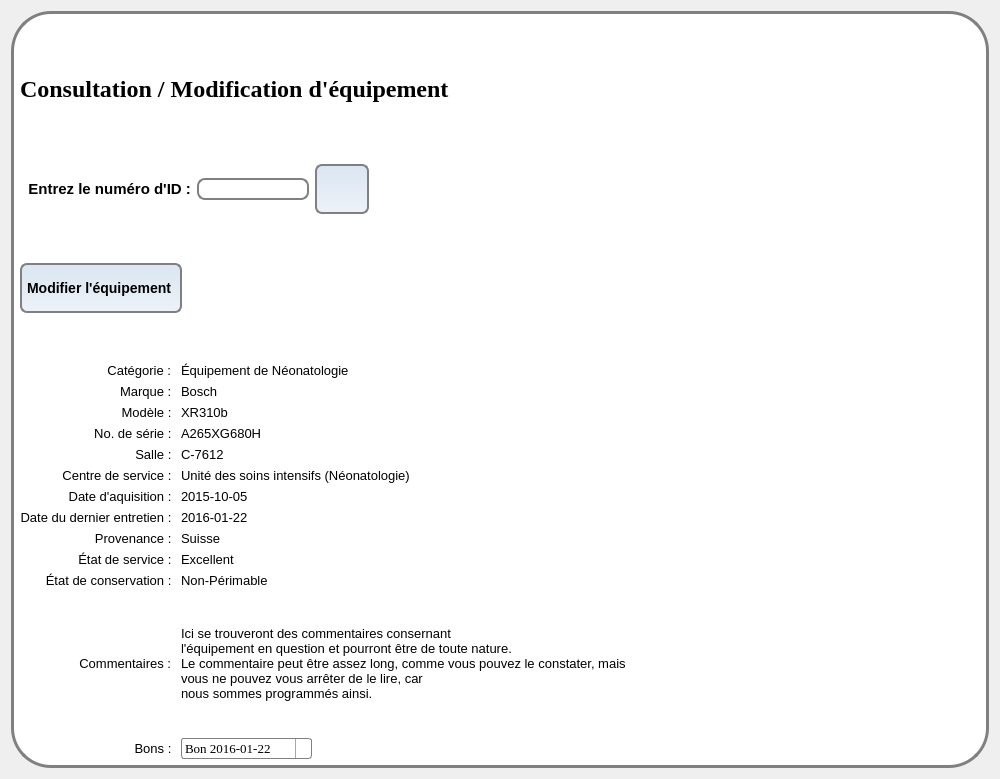
<?xml version="1.0" encoding="UTF-8"?>
<ui version="4.0">
 <class>BackgroundFrame</class>
 <widget class="QWidget" name="BackgroundFrame">
  <property name="geometry">
   <rect>
    <x>0</x>
    <y>0</y>
    <width>1000</width>
    <height>779</height>
   </rect>
  </property>
  <property name="windowTitle">
   <string>Form</string>
  </property>
  <property name="styleSheet">
   <string notr="true"/>
  </property>
  <layout class="QGridLayout" name="gridLayout">
   <item row="0" column="0">
    <widget class="QWidget" name="MainFrame" native="true">
     <property name="styleSheet">
      <string notr="true">#ConsultationEquip {
background: gray;
}

#MainFrame {
border: 3px solid gray;
border-radius: 40px;
background: white;
}
QLineEdit {
padding: 1px;
border-style: solid;
border: 2px solid gray;
border-radius: 8px;
min-width: 50px
}

QPushButton {
color: black;
background-color: qlineargradient(x1: 0, y1: 1, x2: 0, y2: 0, stop: 0 #edf2f8, stop: 1 #dae6f1);
border-width: 2px;
border-color: grey;
border-style: solid;
border-radius: 7px;
padding: 3px;
font: bold 14px;
padding-left: 5px;
padding-right: 5px;
min-width: 40px;
max-width:220px;
min-height: 40px;
max-height: 40px;
}

QPushButton:hover {
background-color: qlineargradient(x1: 0, y1: 1, x2: 0, y2: 0, stop: 0 #edf2f8, stop: 1 #c8d9ea);
}

QPushButton:pressed {
background-color: rgb(193, 213, 243);
}


QComboBox {
    border: 1px solid gray;
    border-radius: 3px;
    padding: 1px 18px 1px 3px;
    min-width: 8em;
}

QComboBox:editable {
    background: white;
}

QComboBox:!editable, QComboBox::drop-down:editable {
     background: qlineargradient(x1: 0, y1: 0, x2: 0, y2: 1,
                                 stop: 0 #E1E1E1, stop: 0.4 #DDDDDD,
                                 stop: 0.5 #D8D8D8, stop: 1.0 #D3D3D3);
}

/* QComboBox gets the &quot;on&quot; state when the popup is open */
QComboBox:!editable:on, QComboBox::drop-down:editable:on {
    background: qlineargradient(x1: 0, y1: 0, x2: 0, y2: 1,
                                stop: 0 #D3D3D3, stop: 0.4 #D8D8D8,
                                stop: 0.5 #DDDDDD, stop: 1.0 #E1E1E1);
}

QComboBox:on { /* shift the text when the popup opens */
    padding-top: 3px;
    padding-left: 4px;
}

QComboBox::drop-down {
    subcontrol-origin: padding;
    subcontrol-position: top right;
    width: 15px;

    border-left-width: 1px;
    border-left-color: darkgray;
    border-left-style: solid; /* just a single line */
    border-top-right-radius: 3px; /* same radius as the QComboBox */
    border-bottom-right-radius: 3px;
}

QComboBox::down-arrow {
    image: url(/usr/share/icons/crystalsvg/16x16/actions/1downarrow.png);
}

QComboBox::down-arrow:on { /* shift the arrow when popup is open */
    top: 1px;
    left: 1px;
}</string>
     </property>
     <layout class="QGridLayout" name="gridLayout_2">
      <item row="0" column="0" colspan="3">
       <layout class="QHBoxLayout" name="horizontalLayout">
        <item>
         <widget class="QLabel" name="titre">
          <property name="font">
           <font>
            <family>Times New Roman</family>
            <pointsize>18</pointsize>
            <weight>75</weight>
            <italic>false</italic>
            <bold>true</bold>
            <underline>false</underline>
           </font>
          </property>
          <property name="text">
           <string>Consultation / Modification d'équipement</string>
          </property>
         </widget>
        </item>
        <item>
         <widget class="QLabel" name="label">
          <property name="text">
           <string/>
          </property>
          <property name="pixmap">
           <pixmap>book.png</pixmap>
          </property>
          <property name="scaledContents">
           <bool>false</bool>
          </property>
         </widget>
        </item>
       </layout>
      </item>
      <item row="0" column="3">
       <layout class="QHBoxLayout" name="horizontalLayout_9">
        <item>
         <spacer name="horizontalSpacer_3">
          <property name="orientation">
           <enum>Qt::Horizontal</enum>
          </property>
          <property name="sizeHint" stdset="0">
           <size>
            <width>40</width>
            <height>20</height>
           </size>
          </property>
         </spacer>
        </item>
       </layout>
      </item>
      <item row="1" column="0" colspan="2">
       <layout class="QHBoxLayout" name="horizontalLayout_3">
        <item>
         <widget class="QLabel" name="label_6">
          <property name="font">
           <font>
            <pointsize>11</pointsize>
            <weight>75</weight>
            <bold>true</bold>
           </font>
          </property>
          <property name="text">
           <string>  Entrez le numéro d'ID :</string>
          </property>
          <property name="alignment">
           <set>Qt::AlignCenter</set>
          </property>
         </widget>
        </item>
        <item>
         <widget class="QLineEdit" name="lineEdit"/>
        </item>
       </layout>
      </item>
      <item row="1" column="2">
       <layout class="QHBoxLayout" name="horizontalLayout_2">
        <item>
         <layout class="QVBoxLayout" name="verticalLayout_3">
          <item>
           <widget class="QPushButton" name="afficherEquipementButton">
            <property name="font">
             <font>
              <pointsize>-1</pointsize>
              <weight>75</weight>
              <italic>false</italic>
              <bold>true</bold>
             </font>
            </property>
            <property name="text">
             <string/>
            </property>
            <property name="icon">
             <iconset>
              <normaloff>refresh3.png</normaloff>refresh3.png</iconset>
            </property>
            <property name="iconSize">
             <size>
              <width>36</width>
              <height>36</height>
             </size>
            </property>
           </widget>
          </item>
         </layout>
        </item>
        <item>
         <spacer name="horizontalSpacer_8">
          <property name="orientation">
           <enum>Qt::Horizontal</enum>
          </property>
          <property name="sizeHint" stdset="0">
           <size>
            <width>40</width>
            <height>20</height>
           </size>
          </property>
         </spacer>
        </item>
       </layout>
      </item>
      <item row="2" column="0" colspan="2">
       <layout class="QHBoxLayout" name="horizontalLayout_4">
        <item>
         <widget class="QPushButton" name="ajouterUnEquipementNutton">
          <property name="font">
           <font>
            <pointsize>-1</pointsize>
            <weight>75</weight>
            <italic>false</italic>
            <bold>true</bold>
           </font>
          </property>
          <property name="text">
           <string>Modifier l'équipement </string>
          </property>
          <property name="icon">
           <iconset>
            <normaloff>edit.png</normaloff>edit.png</iconset>
          </property>
          <property name="iconSize">
           <size>
            <width>42</width>
            <height>42</height>
           </size>
          </property>
         </widget>
        </item>
        <item>
         <spacer name="horizontalSpacer_5">
          <property name="orientation">
           <enum>Qt::Horizontal</enum>
          </property>
          <property name="sizeHint" stdset="0">
           <size>
            <width>40</width>
            <height>20</height>
           </size>
          </property>
         </spacer>
        </item>
        <item>
         <widget class="QFrame" name="frame">
          <property name="frameShape">
           <enum>QFrame::StyledPanel</enum>
          </property>
          <property name="frameShadow">
           <enum>QFrame::Raised</enum>
          </property>
         </widget>
        </item>
       </layout>
      </item>
      <item row="3" column="0">
       <layout class="QVBoxLayout" name="verticalLayout">
        <item alignment="Qt::AlignRight">
         <widget class="QLabel" name="label_5">
          <property name="font">
           <font>
            <pointsize>10</pointsize>
           </font>
          </property>
          <property name="text">
           <string>Catégorie : </string>
          </property>
          <property name="alignment">
           <set>Qt::AlignCenter</set>
          </property>
         </widget>
        </item>
        <item alignment="Qt::AlignRight">
         <widget class="QLabel" name="label_28">
          <property name="font">
           <font>
            <pointsize>10</pointsize>
           </font>
          </property>
          <property name="text">
           <string>Marque : </string>
          </property>
          <property name="alignment">
           <set>Qt::AlignCenter</set>
          </property>
         </widget>
        </item>
        <item>
         <widget class="QLabel" name="label_32">
          <property name="font">
           <font>
            <pointsize>10</pointsize>
           </font>
          </property>
          <property name="text">
           <string>Modèle : </string>
          </property>
          <property name="alignment">
           <set>Qt::AlignRight|Qt::AlignTrailing|Qt::AlignVCenter</set>
          </property>
         </widget>
        </item>
        <item>
         <widget class="QLabel" name="label_30">
          <property name="font">
           <font>
            <pointsize>10</pointsize>
           </font>
          </property>
          <property name="text">
           <string>No. de série : </string>
          </property>
          <property name="alignment">
           <set>Qt::AlignRight|Qt::AlignTrailing|Qt::AlignVCenter</set>
          </property>
         </widget>
        </item>
        <item>
         <widget class="QLabel" name="label_31">
          <property name="font">
           <font>
            <pointsize>10</pointsize>
           </font>
          </property>
          <property name="text">
           <string>Salle : </string>
          </property>
          <property name="alignment">
           <set>Qt::AlignRight|Qt::AlignTrailing|Qt::AlignVCenter</set>
          </property>
         </widget>
        </item>
        <item>
         <widget class="QLabel" name="label_33">
          <property name="font">
           <font>
            <pointsize>10</pointsize>
           </font>
          </property>
          <property name="text">
           <string>Centre de service : </string>
          </property>
          <property name="alignment">
           <set>Qt::AlignRight|Qt::AlignTrailing|Qt::AlignVCenter</set>
          </property>
         </widget>
        </item>
        <item>
         <widget class="QLabel" name="label_29">
          <property name="font">
           <font>
            <pointsize>10</pointsize>
           </font>
          </property>
          <property name="text">
           <string>Date d'aquisition : </string>
          </property>
          <property name="alignment">
           <set>Qt::AlignRight|Qt::AlignTrailing|Qt::AlignVCenter</set>
          </property>
         </widget>
        </item>
        <item>
         <widget class="QLabel" name="label_27">
          <property name="font">
           <font>
            <pointsize>10</pointsize>
           </font>
          </property>
          <property name="text">
           <string>Date du dernier entretien : </string>
          </property>
          <property name="alignment">
           <set>Qt::AlignRight|Qt::AlignTrailing|Qt::AlignVCenter</set>
          </property>
         </widget>
        </item>
        <item>
         <widget class="QLabel" name="label_26">
          <property name="font">
           <font>
            <pointsize>10</pointsize>
           </font>
          </property>
          <property name="text">
           <string>Provenance : </string>
          </property>
          <property name="alignment">
           <set>Qt::AlignRight|Qt::AlignTrailing|Qt::AlignVCenter</set>
          </property>
         </widget>
        </item>
        <item>
         <widget class="QLabel" name="label_14">
          <property name="font">
           <font>
            <pointsize>10</pointsize>
           </font>
          </property>
          <property name="text">
           <string>État de service : </string>
          </property>
          <property name="alignment">
           <set>Qt::AlignRight|Qt::AlignTrailing|Qt::AlignVCenter</set>
          </property>
         </widget>
        </item>
        <item>
         <widget class="QLabel" name="label_17">
          <property name="font">
           <font>
            <pointsize>10</pointsize>
           </font>
          </property>
          <property name="text">
           <string>État de conservation : </string>
          </property>
          <property name="alignment">
           <set>Qt::AlignRight|Qt::AlignTrailing|Qt::AlignVCenter</set>
          </property>
         </widget>
        </item>
       </layout>
      </item>
      <item row="3" column="1" colspan="2">
       <layout class="QVBoxLayout" name="verticalLayout_2">
        <item>
         <widget class="QLabel" name="label_7">
          <property name="font">
           <font>
            <pointsize>10</pointsize>
           </font>
          </property>
          <property name="text">
           <string>Équipement de Néonatologie</string>
          </property>
          <property name="alignment">
           <set>Qt::AlignLeading|Qt::AlignLeft|Qt::AlignVCenter</set>
          </property>
         </widget>
        </item>
        <item>
         <widget class="QLabel" name="label_35">
          <property name="font">
           <font>
            <pointsize>10</pointsize>
           </font>
          </property>
          <property name="text">
           <string>Bosch</string>
          </property>
          <property name="alignment">
           <set>Qt::AlignLeading|Qt::AlignLeft|Qt::AlignVCenter</set>
          </property>
         </widget>
        </item>
        <item>
         <widget class="QLabel" name="label_36">
          <property name="font">
           <font>
            <pointsize>10</pointsize>
           </font>
          </property>
          <property name="text">
           <string>XR310b</string>
          </property>
          <property name="alignment">
           <set>Qt::AlignLeading|Qt::AlignLeft|Qt::AlignVCenter</set>
          </property>
         </widget>
        </item>
        <item>
         <widget class="QLabel" name="label_37">
          <property name="font">
           <font>
            <pointsize>10</pointsize>
           </font>
          </property>
          <property name="text">
           <string>A265XG680H</string>
          </property>
          <property name="alignment">
           <set>Qt::AlignLeading|Qt::AlignLeft|Qt::AlignVCenter</set>
          </property>
         </widget>
        </item>
        <item>
         <widget class="QLabel" name="label_38">
          <property name="font">
           <font>
            <pointsize>10</pointsize>
           </font>
          </property>
          <property name="text">
           <string>C-7612</string>
          </property>
          <property name="alignment">
           <set>Qt::AlignLeading|Qt::AlignLeft|Qt::AlignVCenter</set>
          </property>
         </widget>
        </item>
        <item>
         <widget class="QLabel" name="label_39">
          <property name="font">
           <font>
            <pointsize>10</pointsize>
           </font>
          </property>
          <property name="text">
           <string>Unité des soins intensifs (Néonatologie)</string>
          </property>
          <property name="alignment">
           <set>Qt::AlignLeading|Qt::AlignLeft|Qt::AlignVCenter</set>
          </property>
         </widget>
        </item>
        <item>
         <widget class="QLabel" name="label_40">
          <property name="font">
           <font>
            <pointsize>10</pointsize>
           </font>
          </property>
          <property name="text">
           <string>2015-10-05</string>
          </property>
          <property name="alignment">
           <set>Qt::AlignLeading|Qt::AlignLeft|Qt::AlignVCenter</set>
          </property>
         </widget>
        </item>
        <item>
         <widget class="QLabel" name="label_41">
          <property name="font">
           <font>
            <pointsize>10</pointsize>
           </font>
          </property>
          <property name="text">
           <string>2016-01-22</string>
          </property>
          <property name="alignment">
           <set>Qt::AlignLeading|Qt::AlignLeft|Qt::AlignVCenter</set>
          </property>
         </widget>
        </item>
        <item>
         <widget class="QLabel" name="label_42">
          <property name="font">
           <font>
            <pointsize>10</pointsize>
           </font>
          </property>
          <property name="text">
           <string>Suisse</string>
          </property>
          <property name="alignment">
           <set>Qt::AlignLeading|Qt::AlignLeft|Qt::AlignVCenter</set>
          </property>
         </widget>
        </item>
        <item>
         <widget class="QLabel" name="label_43">
          <property name="font">
           <font>
            <pointsize>10</pointsize>
           </font>
          </property>
          <property name="text">
           <string>Excellent</string>
          </property>
          <property name="alignment">
           <set>Qt::AlignLeading|Qt::AlignLeft|Qt::AlignVCenter</set>
          </property>
         </widget>
        </item>
        <item>
         <widget class="QLabel" name="label_44">
          <property name="font">
           <font>
            <pointsize>10</pointsize>
           </font>
          </property>
          <property name="text">
           <string>Non-Périmable</string>
          </property>
          <property name="alignment">
           <set>Qt::AlignLeading|Qt::AlignLeft|Qt::AlignVCenter</set>
          </property>
         </widget>
        </item>
       </layout>
      </item>
      <item row="4" column="0">
       <layout class="QHBoxLayout" name="horizontalLayout_7">
        <item alignment="Qt::AlignRight">
         <widget class="QLabel" name="label_34">
          <property name="font">
           <font>
            <pointsize>10</pointsize>
           </font>
          </property>
          <property name="text">
           <string>Commentaires : </string>
          </property>
          <property name="alignment">
           <set>Qt::AlignCenter</set>
          </property>
         </widget>
        </item>
       </layout>
      </item>
      <item row="4" column="1" colspan="3">
       <layout class="QHBoxLayout" name="horizontalLayout_5">
        <item>
         <widget class="QLabel" name="label_45">
          <property name="font">
           <font>
            <pointsize>10</pointsize>
           </font>
          </property>
          <property name="text">
           <string>Ici se trouveront des commentaires consernant
l'équipement en question et pourront être de toute nature.
Le commentaire peut être assez long, comme vous pouvez le constater, mais
vous ne pouvez vous arrêter de le lire, car
nous sommes programmés ainsi.</string>
          </property>
          <property name="alignment">
           <set>Qt::AlignLeading|Qt::AlignLeft|Qt::AlignVCenter</set>
          </property>
         </widget>
        </item>
       </layout>
      </item>
      <item row="5" column="0">
       <layout class="QHBoxLayout" name="horizontalLayout_8">
        <item>
         <widget class="QLabel" name="label_46">
          <property name="font">
           <font>
            <pointsize>10</pointsize>
           </font>
          </property>
          <property name="text">
           <string>Bons : </string>
          </property>
          <property name="alignment">
           <set>Qt::AlignRight|Qt::AlignTrailing|Qt::AlignVCenter</set>
          </property>
         </widget>
        </item>
       </layout>
      </item>
      <item row="5" column="1" colspan="2">
       <layout class="QHBoxLayout" name="horizontalLayout_6">
        <item alignment="Qt::AlignLeft">
         <widget class="QComboBox" name="comboBox">
          <property name="font">
           <font>
            <family>Times New Roman</family>
            <pointsize>10</pointsize>
           </font>
          </property>
          <property name="maxCount">
           <number>2147483645</number>
          </property>
          <property name="sizeAdjustPolicy">
           <enum>QComboBox::AdjustToContentsOnFirstShow</enum>
          </property>
          <item>
           <property name="text">
            <string>Bon 2016-01-22</string>
           </property>
           <property name="icon">
            <iconset>
             <normaloff>view-icon.png</normaloff>view-icon.png</iconset>
           </property>
          </item>
          <item>
           <property name="text">
            <string>Bon 2016-03-07</string>
           </property>
           <property name="icon">
            <iconset>
             <normaloff>view-icon.png</normaloff>view-icon.png</iconset>
           </property>
          </item>
          <item>
           <property name="text">
            <string>Bon 2016-05-12</string>
           </property>
           <property name="icon">
            <iconset>
             <normaloff>view-icon.png</normaloff>view-icon.png</iconset>
           </property>
          </item>
         </widget>
        </item>
       </layout>
      </item>
     </layout>
     <zorder></zorder>
     <zorder></zorder>
     <zorder></zorder>
     <zorder></zorder>
    </widget>
   </item>
  </layout>
 </widget>
 <resources/>
 <connections/>
</ui>
